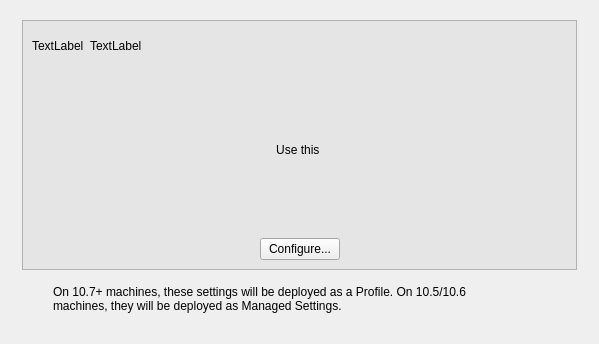
<?xml version="1.0" encoding="UTF-8"?>
<ui version="4.0">
 <class>NoFormsWidget</class>
 <widget class="QWidget" name="NoFormsWidget">
  <property name="geometry">
   <rect>
    <x>0</x>
    <y>0</y>
    <width>599</width>
    <height>344</height>
   </rect>
  </property>
  <property name="windowTitle">
   <string>Form</string>
  </property>
  <layout class="QGridLayout" name="gridLayout_2">
   <item row="0" column="1">
    <spacer name="verticalSpacer">
     <property name="orientation">
      <enum>Qt::Vertical</enum>
     </property>
     <property name="sizeHint" stdset="0">
      <size>
       <width>17</width>
       <height>21</height>
      </size>
     </property>
    </spacer>
   </item>
   <item row="1" column="0">
    <spacer name="horizontalSpacer_4">
     <property name="orientation">
      <enum>Qt::Horizontal</enum>
     </property>
     <property name="sizeHint" stdset="0">
      <size>
       <width>65</width>
       <height>20</height>
      </size>
     </property>
    </spacer>
   </item>
   <item row="1" column="1" colspan="2">
    <widget class="QFrame" name="frame">
     <property name="sizePolicy">
      <sizepolicy hsizetype="MinimumExpanding" vsizetype="Preferred">
       <horstretch>0</horstretch>
       <verstretch>0</verstretch>
      </sizepolicy>
     </property>
     <property name="minimumSize">
      <size>
       <width>555</width>
       <height>250</height>
      </size>
     </property>
     <property name="maximumSize">
      <size>
       <width>480</width>
       <height>16777215</height>
      </size>
     </property>
     <property name="palette">
      <palette>
       <active>
        <colorrole role="Base">
         <brush brushstyle="SolidPattern">
          <color alpha="255">
           <red>255</red>
           <green>255</green>
           <blue>255</blue>
          </color>
         </brush>
        </colorrole>
        <colorrole role="Window">
         <brush brushstyle="SolidPattern">
          <color alpha="255">
           <red>229</red>
           <green>229</green>
           <blue>229</blue>
          </color>
         </brush>
        </colorrole>
       </active>
       <inactive>
        <colorrole role="Base">
         <brush brushstyle="SolidPattern">
          <color alpha="255">
           <red>255</red>
           <green>255</green>
           <blue>255</blue>
          </color>
         </brush>
        </colorrole>
        <colorrole role="Window">
         <brush brushstyle="SolidPattern">
          <color alpha="255">
           <red>229</red>
           <green>229</green>
           <blue>229</blue>
          </color>
         </brush>
        </colorrole>
       </inactive>
       <disabled>
        <colorrole role="Base">
         <brush brushstyle="SolidPattern">
          <color alpha="255">
           <red>229</red>
           <green>229</green>
           <blue>229</blue>
          </color>
         </brush>
        </colorrole>
        <colorrole role="Window">
         <brush brushstyle="SolidPattern">
          <color alpha="255">
           <red>229</red>
           <green>229</green>
           <blue>229</blue>
          </color>
         </brush>
        </colorrole>
       </disabled>
      </palette>
     </property>
     <property name="autoFillBackground">
      <bool>true</bool>
     </property>
     <property name="frameShape">
      <enum>QFrame::StyledPanel</enum>
     </property>
     <property name="frameShadow">
      <enum>QFrame::Raised</enum>
     </property>
     <layout class="QVBoxLayout" name="verticalLayout">
      <item>
       <layout class="QGridLayout" name="gridLayout">
        <item row="2" column="0" colspan="2">
         <widget class="QLabel" name="lDescription">
          <property name="sizePolicy">
           <sizepolicy hsizetype="MinimumExpanding" vsizetype="Preferred">
            <horstretch>0</horstretch>
            <verstretch>0</verstretch>
           </sizepolicy>
          </property>
          <property name="text">
           <string>Use this </string>
          </property>
          <property name="alignment">
           <set>Qt::AlignHCenter|Qt::AlignTop</set>
          </property>
          <property name="wordWrap">
           <bool>true</bool>
          </property>
         </widget>
        </item>
        <item row="3" column="0" colspan="2">
         <spacer name="verticalSpacer_5">
          <property name="orientation">
           <enum>Qt::Vertical</enum>
          </property>
          <property name="sizeHint" stdset="0">
           <size>
            <width>20</width>
            <height>40</height>
           </size>
          </property>
         </spacer>
        </item>
        <item row="0" column="1">
         <widget class="QLabel" name="lTitle">
          <property name="sizePolicy">
           <sizepolicy hsizetype="Preferred" vsizetype="Preferred">
            <horstretch>2</horstretch>
            <verstretch>0</verstretch>
           </sizepolicy>
          </property>
          <property name="text">
           <string>TextLabel</string>
          </property>
         </widget>
        </item>
        <item row="0" column="0">
         <widget class="QLabel" name="lImg">
          <property name="sizePolicy">
           <sizepolicy hsizetype="Fixed" vsizetype="Fixed">
            <horstretch>0</horstretch>
            <verstretch>0</verstretch>
           </sizepolicy>
          </property>
          <property name="minimumSize">
           <size>
            <width>32</width>
            <height>32</height>
           </size>
          </property>
          <property name="text">
           <string>TextLabel</string>
          </property>
         </widget>
        </item>
        <item row="1" column="0" colspan="2">
         <spacer name="verticalSpacer_4">
          <property name="orientation">
           <enum>Qt::Vertical</enum>
          </property>
          <property name="sizeHint" stdset="0">
           <size>
            <width>20</width>
            <height>40</height>
           </size>
          </property>
         </spacer>
        </item>
       </layout>
      </item>
      <item>
       <layout class="QHBoxLayout" name="horizontalLayout_2">
        <item>
         <spacer name="horizontalSpacer">
          <property name="orientation">
           <enum>Qt::Horizontal</enum>
          </property>
          <property name="sizeHint" stdset="0">
           <size>
            <width>40</width>
            <height>20</height>
           </size>
          </property>
         </spacer>
        </item>
        <item>
         <widget class="QPushButton" name="configureButton">
          <property name="text">
           <string>Configure...</string>
          </property>
         </widget>
        </item>
        <item>
         <spacer name="horizontalSpacer_2">
          <property name="orientation">
           <enum>Qt::Horizontal</enum>
          </property>
          <property name="sizeHint" stdset="0">
           <size>
            <width>40</width>
            <height>20</height>
           </size>
          </property>
         </spacer>
        </item>
       </layout>
      </item>
     </layout>
    </widget>
   </item>
   <item row="1" column="3">
    <spacer name="horizontalSpacer_3">
     <property name="orientation">
      <enum>Qt::Horizontal</enum>
     </property>
     <property name="sizeHint" stdset="0">
      <size>
       <width>65</width>
       <height>20</height>
      </size>
     </property>
    </spacer>
   </item>
   <item row="2" column="1" colspan="2">
    <widget class="QWidget" name="mcxwarning" native="true">
     <property name="minimumSize">
      <size>
       <width>480</width>
       <height>0</height>
      </size>
     </property>
     <property name="maximumSize">
      <size>
       <width>480</width>
       <height>16777215</height>
      </size>
     </property>
     <layout class="QHBoxLayout" name="horizontalLayout">
      <item>
       <widget class="QLabel" name="label_2">
        <property name="maximumSize">
         <size>
          <width>16</width>
          <height>16</height>
         </size>
        </property>
        <property name="text">
         <string/>
        </property>
        <property name="pixmap">
         <pixmap resource="Configurator.qrc">:/assets/Warning.png</pixmap>
        </property>
        <property name="scaledContents">
         <bool>true</bool>
        </property>
       </widget>
      </item>
      <item>
       <widget class="QLabel" name="label">
        <property name="text">
         <string>On 10.7+ machines, these settings will be deployed as a Profile. On 10.5/10.6 machines, they will be deployed as Managed Settings.</string>
        </property>
        <property name="wordWrap">
         <bool>true</bool>
        </property>
       </widget>
      </item>
     </layout>
    </widget>
   </item>
   <item row="3" column="2">
    <spacer name="verticalSpacer_2">
     <property name="orientation">
      <enum>Qt::Vertical</enum>
     </property>
     <property name="sizeHint" stdset="0">
      <size>
       <width>17</width>
       <height>22</height>
      </size>
     </property>
    </spacer>
   </item>
  </layout>
 </widget>
 <resources>
  <include location="Configurator.qrc"/>
 </resources>
 <connections/>
</ui>
